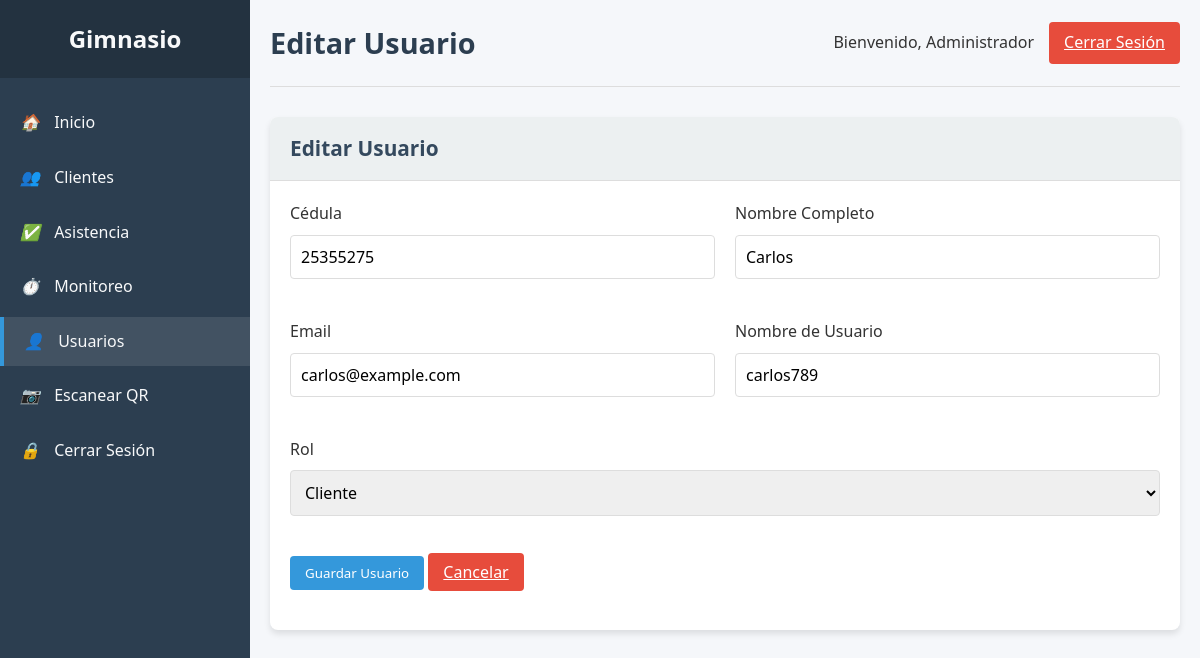
The page /usuarios.php?action=edit&cedula=25355275 (signed in) on the database its author committed.
### tables this page shows
CREATE TABLE usuarios (
    cedula INT(20) PRIMARY KEY,
    nombre VARCHAR(100) NOT NULL,
    apellido VARCHAR(100) NOT NULL,
    email VARCHAR(100) NOT NULL UNIQUE,
    usuario VARCHAR(50) NOT NULL UNIQUE,
    contrasena VARCHAR(255) NOT NULL,
    fecha_nacimiento DATE,
    rol ENUM('admin', 'staff', 'cliente') DEFAULT 'cliente',
    estado ENUM('activo', 'pendiente', 'inactivo') DEFAULT 'pendiente',
    fecha_creacion TIMESTAMP DEFAULT CURRENT_TIMESTAMP
);

### usuarios.php (the view, shortened to what this page needs)
<?php
require 'database.php';
$action = isset($_GET['action']) ? $_GET['action'] : 'list';
$cedula = isset($_GET['cedula']) ? $_GET['cedula'] : 0;
$usuario = [];
if ($action == 'edit' && !empty($cedula)) {
    $stmt = $pdo->prepare("SELECT * FROM usuarios WHERE cedula = ?");
    $stmt->execute([$cedula]);
    $usuario = $stmt->fetch(PDO::FETCH_ASSOC);
}
?>
<!DOCTYPE html>
<html lang="es">
<head>
    <link rel="stylesheet" href="css/diseño.css">
</head>
<body>
    <div class="container">
        <div class="sidebar">
            <div class="sidebar-header">
                <h2>Gimnasio </h2>
            </div>
            <div class="sidebar-menu">
                <ul>
                    <li><a href="index.php"><i>🏠</i> Inicio</a></li>
                    <li><a href="clientes.php"><i>👥</i> Clientes</a></li>
                    <li><a href="asistencia.php"><i>✅</i> Asistencia</a></li>
                    <li><a href="monitoreo.php"><i>⏱️</i> Monitoreo</a></li>
                    <li><a href="usuarios.php" class="active"><i>👤</i> Usuarios</a></li>
                    <li><a href="escanner.php"><i>📷</i> Escanear QR</a></li>
                    <li><a href="logout.php"><i>🔒</i> Cerrar Sesión</a></li>
                </ul>
            </div>
        </div>
        <div class="main-content">
            <div class="header">
                <h1><?php echo $action == 'add' ? 'Agregar Usuario' : ($action == 'edit' ? 'Editar Usuario' : 'Usuarios'); ?></h1>
                <div class="user-info">
                    <span>Bienvenido, <?php echo $_SESSION['usuario_nombre']; ?></span>
                    <a href="logout.php" class="btn btn-danger">Cerrar Sesión</a>
                </div>
            </div>
            <?php if ($action == 'add' || $action == 'edit'): ?>
            <div class="card">
                <div class="card-header">
                    <h3><?php echo $action == 'add' ? 'Agregar Nuevo Usuario' : 'Editar Usuario'; ?></h3>
                </div>
                <div class="card-body">
                    <form method="post" action="acciones/usuario_guardar.php">
                        <div class="form-row">
                            <div class="form-col">
                                <div class="form-group">
                                    <label for="cedula">Cédula</label>
                                    <input type="text" id="cedula" name="cedula" class="form-control"
                                           value="<?php echo isset($usuario['cedula']) ? $usuario['cedula'] : ''; ?>"
                                           <?php echo $action == 'edit' ? 'readonly' : 'required'; ?>>
                                </div>
                            </div>
                            <div class="form-col">
                                <div class="form-group">
                                    <label for="nombre">Nombre Completo</label>
                                    <input type="text" id="nombre" name="nombre" class="form-control" value="<?php echo isset($usuario['nombre']) ? $usuario['nombre'] : ''; ?>" required>
                                </div>
                            </div>
                        </div>
                        <div class="form-row">
                            <div class="form-col">
                                <div class="form-group">
                                    <label for="email">Email</label>
                                    <input type="email" id="email" name="email" class="form-control" value="<?php echo isset($usuario['email']) ? $usuario['email'] : ''; ?>" required>
                                </div>
                            </div>
                            <div class="form-col">
                                <div class="form-group">
                                    <label for="usuario">Nombre de Usuario</label>
                                    <input type="text" id="usuario" name="usuario" class="form-control" value="<?php echo isset($usuario['usuario']) ? $usuario['usuario'] : ''; ?>" required>
                                </div>
                            </div>
                        </div>
                        <div class="form-row">
                            <div class="form-col">
                                <div class="form-group">
                                    <label for="rol">Rol</label>
                                    <select id="rol" name="rol" class="form-control" required>
                                        <option value="cliente" <?php echo (isset($usuario['rol']) && $usuario['rol'] == 'cliente') ? 'selected' : ''; ?>>Cliente</option>
                                    </select>
                                </div>
                            </div>
                        </div>
                        <div class="form-group">
                            <button type="submit" class="btn btn-primary">Guardar Usuario</button>
                            <a href="usuarios.php" class="btn btn-danger">Cancelar</a>
                        </div>
                    </form>
                </div>
            </div>
            <?php endif; ?>
        </div>
    </div>
</body>
</html>

### css/diseño.css (style rules this page uses)
:root { --primary: #2c3e50; --secondary: #3498db; --success: #27ae60; --warning: #f39c12; --danger: #e74c3c; --light: #ecf0f1; --dark: #34495e; --text: #333; --text-light: #f8f9fa; }
* { margin: 0; padding: 0; box-sizing: border-box; font-family: 'Segoe UI', Tahoma, Geneva, Verdana, sans-serif; }
body { background-color: #f5f7fa; color: var(--text); line-height: 1.6; }
.container { display: flex; min-height: 100vh; }
.sidebar { width: 250px; background: var(--primary); color: var(--text-light); transition: all 0.3s; }
.sidebar-header { padding: 20px; background: rgba(0, 0, 0, 0.2); text-align: center; }
.sidebar-header h2 { font-size: 1.5rem; margin-bottom: 0; }
.sidebar-menu { padding: 20px 0; }
.sidebar-menu ul { list-style: none; }
.sidebar-menu li { margin-bottom: 5px; }
.sidebar-menu a { display: block; padding: 12px 20px; color: var(--text-light); text-decoration: none; transition: all 0.3s; font-size: 1rem; }
.sidebar-menu a:hover, .sidebar-menu a.active { background: rgba(255, 255, 255, 0.1); border-left: 4px solid var(--secondary); }
.sidebar-menu i { margin-right: 10px; width: 20px; text-align: center; }
.main-content { flex: 1; padding: 20px; overflow-y: auto; }
.header { display: flex; justify-content: space-between; align-items: center; padding-bottom: 20px; border-bottom: 1px solid #ddd; margin-bottom: 30px; }
.header h1 { font-size: 1.8rem; color: var(--primary); }
.user-info { display: flex; align-items: center; }
.user-info span { margin-right: 15px; font-weight: 500; }
.btn { padding: 8px 15px; border: none; border-radius: 4px; cursor: pointer; font-weight: 500; transition: all 0.3s; }
.btn-primary { background: var(--secondary); color: white; }
.btn-danger { background: var(--danger); color: white; }
.card { background: white; border-radius: 8px; box-shadow: 0 4px 6px rgba(0, 0, 0, 0.1); margin-bottom: 25px; overflow: hidden; }
.card-header { padding: 15px 20px; background: var(--light); border-bottom: 1px solid #ddd; display: flex; justify-content: space-between; align-items: center; }
.card-header h3 { font-size: 1.3rem; margin: 0; color: var(--dark); }
.card-body { padding: 20px; }
.form-group { margin-bottom: 20px; }
.form-group label { display: block; margin-bottom: 8px; font-weight: 500; }
.form-control { width: 100%; padding: 10px; border: 1px solid #ddd; border-radius: 4px; font-size: 1rem; }
.form-row { display: flex; gap: 20px; margin-bottom: 20px; }
.form-col { flex: 1; }

### rows shown on the page
usuarios: cedula "25355275", nombre "Carlos", email "carlos@example.com", usuario "carlos789", rol "Cliente"

### other values the page prints
$_SESSION['usuario_nombre'] "Administrador"
